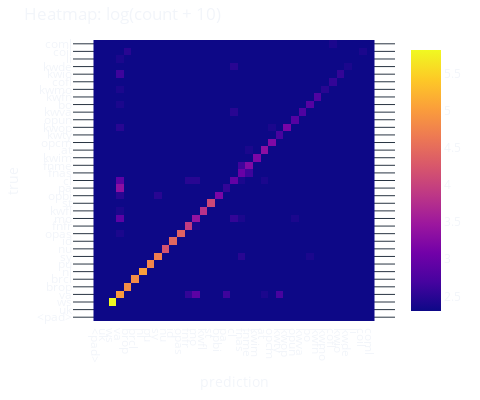

The notebook cell this image was saved under:
### Markdown cell above
## evaluate

### Code cell
model.eval()
with torch.no_grad():
    tag_scores = model(val_token_tensors, val_tag_det_tensors)
    predictions = torch.argmax(tag_scores, dim=-1)  # Shape: (batch_size, seq_len)

pred_tags = []
true_tags = []

for pred, true_t in zip(predictions, val_tag_true_idx):
    true_tags.extend([tag_vocab[t] for t in true_t])
    pred_tags.extend([tag_vocab[t] for t in pred[: len(true_t)]])

print(len(true_tags), len(pred_tags))

acc = metrics.accuracy_score(true_tags, pred_tags)
print("accuracy", acc)
f1_macro = metrics.f1_score(true_tags, pred_tags, average="macro")
print("F1_macro", f1_macro)

confmat = metrics.confusion_matrix(true_tags, pred_tags, labels=tag_vocab)

dtplot.heatmap(
    confmat,
    tag_vocab,
    log_scale=True,
    pseudo_count=10,
    size=400,
).show()

### Figure 1 — Plotly figure (JSON) as saved in the notebook; plotly's stock layout.template omitted (floating-point values rounded to 4 significant figures; data arrays with more than 128 entries replaced by an {"elided": "..."} marker saying what was removed)
{"data": [{"text": {"elided": "37x37 int values"}, "type": "heatmap", "x": ["<pad>", "uk", "ws", "va", "brop", "brcl", "nl", "pu", "sy", "nu", "id", "opas", "fnfr", "mo", "kwfl", "st", "opbi", "pa", "cl", "fnas", "fnme", "kwim", "at", "opcm", "kwty", "kwop", "opun", "kwva", "bo", "kwfn", "kwmo", "cofl", "kwio", "kwde", "li", "coil", "coml"], "y": ["<pad>", "uk", "ws", "va", "brop", "brcl", "nl", "pu", "sy", "nu", "id", "opas", "fnfr", "mo", "kwfl", "st", "opbi", "pa", "cl", "fnas", "fnme", "kwim", "at", "opcm", "kwty", "kwop", "opun", "kwva", "bo", "kwfn", "kwmo", "cofl", "kwio", "kwde", "li", "coil", "coml"], "z": {"elided": "37x37 float values"}}], "layout": {"height": 400, "title": {"text": "Heatmap: log(count + 10)"}, "width": 480, "xaxis": {"dtick": 1, "title": {"text": "prediction"}, "type": "category"}, "yaxis": {"dtick": 1, "scaleanchor": "x", "title": {"text": "true"}, "type": "category"}}}
